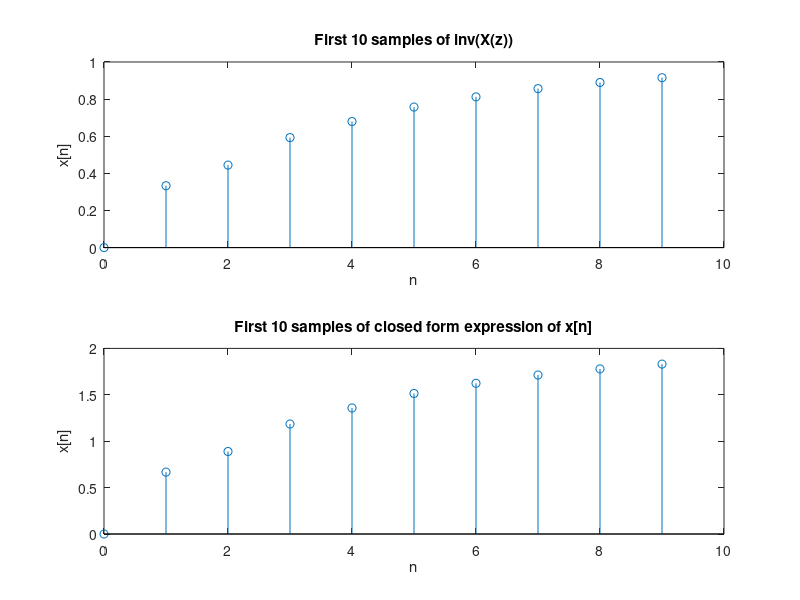

This figure's MATLAB source:
close all;
clear all;
nu=[0 1];
d=[3 -4 0 1];
[x n]=impz(nu,d,10);
figure
subplot(211);
stem((0:9),x);
title('First 10 samples of inv(X(z))');
xlabel('n');
ylabel('x[n]'); 

%residuez
[r,p,k]=residuez(nu,d);
l=length(r);
for n=0:9
    for v=1:l
        x(n+1)=x(n+1)+r(v)*power(p(v),n);
    end
end
subplot(212);
stem((0:9),x);
title('First 10 samples of closed form expression of x[n]');
xlabel('n');
ylabel('x[n]');


